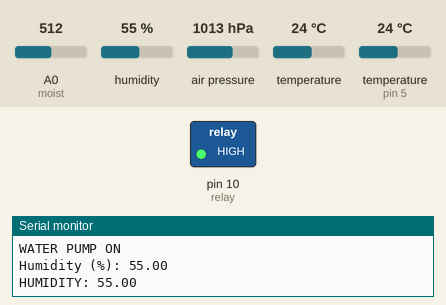
Recording of a sketch running on a simulated Arduino Uno, built with avr-gcc and run on an emulated ATmega328P. Shown: switched loads named in the sketch (green lamp = pin HIGH), the last lines printed to the serial monitor. Inputs (shaded band) come from the test bench; at power-on: A0 (moist) = 512, humidity 55 %, air pressure 1013 hPa, temperature 24 °C, temperature (sensor on pin 5) 24 °C. The modem accepts every AT command (registered, SIM ready, sends succeed) and sends nothing else.

Above: at 9.9 s.
10.0 s: A0 (moist) set to 492
At 16.9 s:
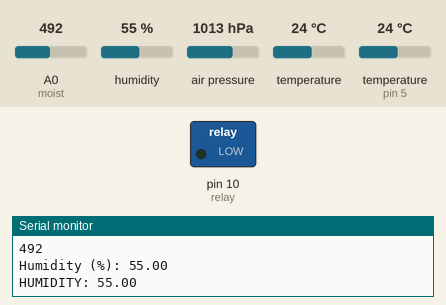
17.2 s: A0 (moist) set to 510
At 24.0 s:
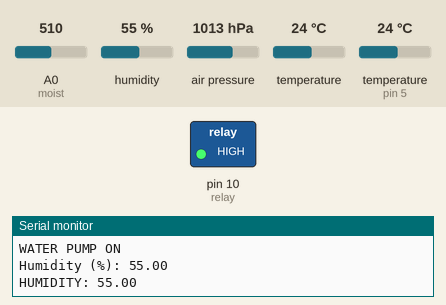
Timing chart, 0 to 25.5 s (numbered marks = the images above; inputs shaded):
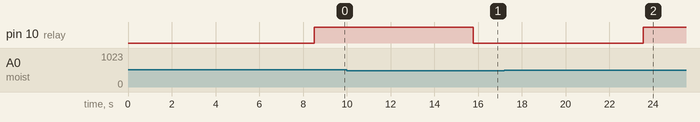

Measured:
- the behaviour switches between 501 and 500 on A0 (moist) (found by bisection; images 0 and 1)
- after the input at 10.0 s, pin 10 (relay): HIGH → LOW after 5.8 s
- after the input at 17.2 s, pin 10 (relay): LOW → HIGH after 6.3 s

The sketch:

SMART_PLANT.ino
```cpp
#include <SoftwareSerial.h>

#include <SFE_BMP180.h>
#include <Wire.h>
SFE_BMP180 pressure;
#define ALTITUDE 1655.0

#include <dht11.h>

#define DHT11PIN 5
dht11 DHT11;

SoftwareSerial ser(11,12);

#define moist A0

#define relay 10

int i = 1;

String apiKey = "P69IN29Y28L2GQ2R";
String Host_Name = "SATURDAY";
String Password = "SATURDAY";

String cmd;


void  setup()
      {
Serial.begin(115200);
  ser.begin(115200);
  ser.println("AT+RST");

    Serial.begin(115200);


  char inv = '"';
  String cmd = "AT+CWJAP";

  cmd += "=";
  cmd += inv;
  cmd += Host_Name;
  cmd += inv;
  cmd += ",";
  cmd += inv;
  cmd += Password;
  cmd += inv;
  ser.println(cmd);


        Serial.println(" JCR COLLEGE");
        delay(2000);


        Serial.println(" E/C DEPARTMENT");
        delay(2000);

        Serial.println("SMART PLANT COMPANION ");
        delay(2000);

        pinMode(moist,INPUT_PULLUP);
        pinMode(relay,OUTPUT);

 if (pressure.begin())
    Serial.println("BMP180 init success");
  else
  {
    Serial.println("BMP180 init fail\n\n");
    while(1);
  }


      }

void loop()
{
  moist11();
  moisturetemp();
  pressure11();
  EstablishTCPconnection();
  UpdatetoTS();

}

void moist11()
      {
        int moistvalue=analogRead(moist);
        Serial.println("MOIST VALUE:    ");
        Serial.println(moistvalue);
        delay(2000);
        if(moistvalue>500)
            {
               Serial.println("WATER PUMP ON ");
               delay(500);
              digitalWrite(relay,HIGH);

            }
        else
        {
          digitalWrite(relay,LOW);
        }
      }


void moisturetemp()
      {
        Serial.println();
        int chk = DHT11.read(DHT11PIN);
        Serial.print("Humidity (%): ");
        Serial.println((float)DHT11.humidity, 2);

        Serial.print("HUMIDITY: ");
         Serial.print((float)DHT11.humidity, 2);
        delay(2000);

        Serial.print("Temperature  (C): ");
        Serial.println((float)DHT11.temperature, 2);

        Serial.print("TEMPERATURE: ");
        Serial.print((float)DHT11.temperature, 2);
        delay(2000);

      }


 void pressure11()
{
    char status;
      double T,P,p0,a;

  Serial.println();
  Serial.print("provided altitude: ");
  Serial.print(ALTITUDE,0);
  Serial.print(" meters, ");
  Serial.print(ALTITUDE*3.28084,0);
  Serial.println(" feet");

  status = pressure.startTemperature();
  if (status != 0)
  {
    delay(status);

    status = pressure.getTemperature(T);
    if (status != 0)
    {
      Serial.print("temperature: ");
      Serial.print(T,2);
      Serial.print(" deg C, ");
      Serial.print((9.0/5.0)*T+32.0,2);
      Serial.println(" deg F");


      status = pressure.startPressure(3);
      if (status != 0)
      {
        delay(status);

        status = pressure.getPressure(P,T);
        if (status != 0)
        {
          Serial.print("absolute pressure: ");
          Serial.print(P,2);
          Serial.print(" mb, ");
          Serial.print(P*0.0295333727,2);
          Serial.println(" inHg");

          p0 = pressure.sealevel(P,ALTITUDE); // we're at 1655 meters (Boulder, CO)
          Serial.print("relative (sea-level) pressure: ");
          Serial.print(p0,2);
          Serial.print(" mb, ");
          Serial.print(p0*0.0295333727,2);
          Serial.println(" inHg");

          a = pressure.altitude(P,p0);
          Serial.print("computed altitude: ");
          Serial.print(a,0);
          Serial.print(" meters, ");
          Serial.print(a*3.28084,0);
          Serial.println(" feet");
        }
        else Serial.println("error retrieving pressure measurement\n");
      }
      else Serial.println("error starting pressure measurement\n");
    }
    else Serial.println("error retrieving temperature measurement\n");
  }
  else Serial.println("error starting temperature measurement\n");
}


void EstablishTCPconnection()
{
  String cmd = "AT+CIPSTART=\"TCP\",\"";          // Establishing TCP connection
  cmd += "184.106.153.149";                       // api.thingspeak.com
  cmd += "\",80";                                 // port 80

  ser.println(cmd);
  Serial.println(cmd);
  if (ser.find("Error"))
  {
    Serial.println("AT+CIPSTART error");
    return;
  }
}


    void UpdatetoTS()
    {
    int chk = DHT11.read(DHT11PIN);
      int moistvalue=analogRead(moist);

     char status;
      double T,P,p0,a;

status = pressure.startTemperature();
  if (status != 0)
  {
    delay(status);

    status = pressure.getTemperature(T);
    if (status != 0)
    {
      status = pressure.startPressure(3);
      if (status != 0)
      {
        delay(status);
        status = pressure.getPressure(P,T);
        if (status != 0)
        {
          Serial.print("absolute pressure: ");
          Serial.print(P,2);
          Serial.print(" mb, ");
          Serial.print(P*0.0295333727,2);
          Serial.println(" inHg");

          p0 = pressure.sealevel(P,ALTITUDE); // we're at 1655 meters (Boulder, CO)
          Serial.print("relative (sea-level) pressure: ");
          Serial.print(p0,2);
          Serial.print(" mb, ");
          Serial.print(p0*0.0295333727,2);
          Serial.println(" inHg");

          a = pressure.altitude(P,p0);
          Serial.print("computed altitude: ");
          Serial.print(a,0);
          Serial.print(" meters, ");
          Serial.print(a*3.28084,0);
          Serial.println(" feet");


      Serial.println(P*0.0295333727,2);

      String state1 = String((float)DHT11.humidity, 2);               // Converting them to string as to send it through URL
      String state2 = String((float)DHT11.temperature, 2);
      String state3 = String(moistvalue);

    String state4 = String(ALTITUDE,0);
  String state5 = String(P*0.0295333727,2);


      String getStr = "GET /update?api_key=";         // prepare GET string
      getStr += apiKey;
      getStr += "&field1=";
      getStr += String(state1);
      getStr += "&field2=";
      getStr += String(state2);
      getStr += "&field3=";
      getStr += String(state3);
      getStr += "&field4=";
      getStr += String(state4);
      getStr += "&field5=";
      getStr += String(state5);

      getStr += "\r\n\r\n";

      cmd = "AT+CIPSEND=";
      cmd += String(getStr.length());                // Total Length of data

      ser.println(cmd);
      Serial.println(cmd);


      if (ser.find(">"))
      {
          ser.print(getStr);
          Serial.print(getStr);

          Serial.println("data sent");
          delay(100);

          ser.print(getStr);
          Serial.print(getStr);
      }
      else
      {
            ser.println("AT+CIPCLOSE");
            Serial.println("AT+CIPCLOSE");
          Serial.print("check Internet");
          delay(100);

      }
      }

    }
  }}}
```
